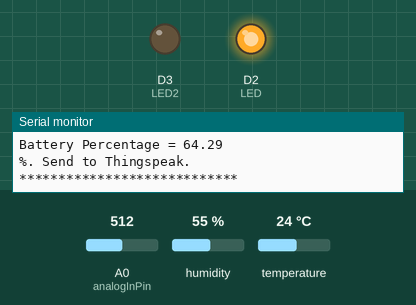
This sketch was run on a simulated ESP8266 (NodeMCU). Shown: output pins drawn as LEDs (lit = HIGH), the last lines printed to the serial monitor. The test bench sets the inputs (shaded band); at power-on: humidity 55 %, temperature 24 °C, A0 (analogInPin) = 512. WiFi joins after 1.5 s; servers stay silent unless stated.

Above: at 2.7 s.
2.8 s: humidity set to 79 %
5.7 s: humidity set to 82 %
At 6.7 s:
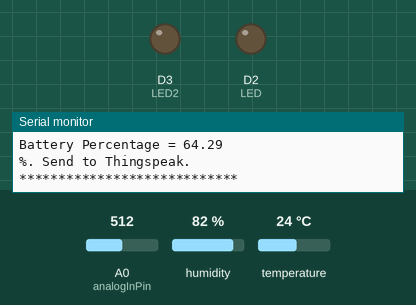
8.6 s: temperature set to 6.3 °C
11.5 s: temperature set to 5.3 °C
At 13.4 s:
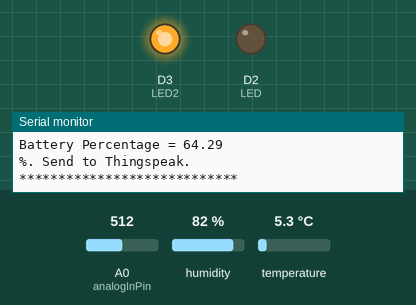
14.4 s: humidity set to 22 %
At 15.6 s:
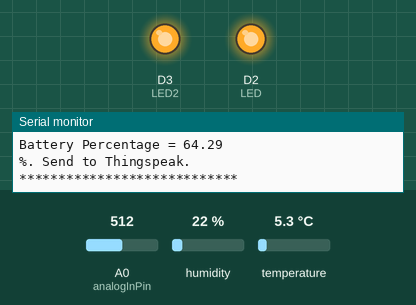
17.3 s: humidity set to 88 %
At 20.1 s:
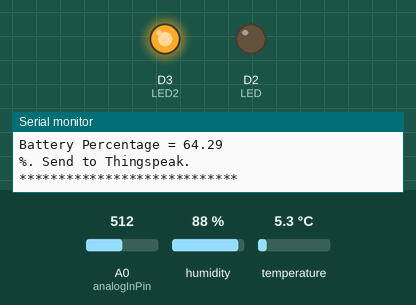
Timing chart, 0 to 21.6 s (numbered marks = the images above; inputs shaded):
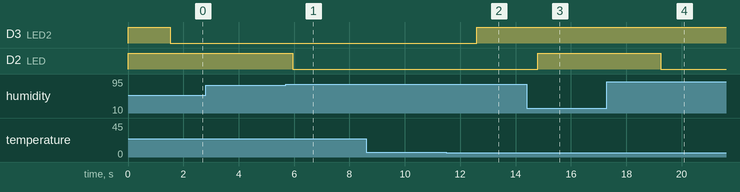

Measured:
- the behaviour switches between 80 and 81 % on humidity (found by bisection; images 0 and 1)
- the behaviour switches between 6.1 and 6 °C on temperature (found by bisection; images 1 and 2)
- after the input at 5.7 s, D2 (LED): HIGH → LOW after 0.25 s
- after the input at 11.5 s, D3 (LED2): LOW → HIGH after 1.1 s
- after the input at 14.4 s, D2 (LED): LOW → HIGH after 0.41 s
- after the input at 17.3 s, D2 (LED): HIGH → LOW after 1.9 s

The sketch:

tnhsystem.ino
```cpp
#include <DHT.h>  // Including library for dht
#include <ESP8266WiFi.h>

String apiKey = "PJWE9YUUN6KYG4YO";  //  Enter your Write API key from ThingSpeak

const char* ssid = "yap";  // replace with your wifi ssid and wpa2 key
const char* pass = "12345678";
const char* server = "api.thingspeak.com";

#define LED D2 // Led in NodeMCU at pin GPIO5 (D1).
#define LED2 D3 // Led in NodeMCU at pin GPIO2 (D2).
#define DHTPIN 2
// Initialize DHT sensor.
DHT dht(DHTPIN, DHT22);

#define USE_NODE_MCU_BOARD
float voltage;
int analogInPin = A0;      // Analog input pin
float sensorValue;         // Analog Output of Sensor
float calibration = 0.40;  // Check Battery voltage using multimeter & add/subtract the value
float bat_percentage;


WiFiClient client;

void setup() {
  Serial.begin(115200);
  digitalWrite(LED, HIGH);
  digitalWrite(LED2, HIGH);
  pinMode(LED, OUTPUT); // set the digital pin as output.
  pinMode(LED2, OUTPUT); // set the digital pin as output.
  delay(10);
  dht.begin();

  Serial.println("Connecting to ");
  Serial.println(ssid);


  WiFi.begin(ssid, pass);

  while (WiFi.status() != WL_CONNECTED) {
    delay(500);
    Serial.print(".");
  }
  Serial.println("");
  Serial.println("WiFi connected");
}

void loop() {

  float h = dht.readHumidity();
  float t = dht.readTemperature();

    //  Temperature and humidity Indicators
    if ((t <= 32) && (h <= 80)){
    digitalWrite(LED, HIGH); // turn the LED on.
    Serial.println("GREEN LED ON");
    } else {
    digitalWrite(LED, LOW); // turn the LED off.
    Serial.println("GREEN LED OFF");
    }

    if ((t >= 33) && (h >= 86)){
    digitalWrite(LED2, HIGH); // turn the LED on.
    Serial.println("RED >> LED2 ON");
    } else if ((t <= 6) && (h <= 86)){
    digitalWrite(LED2, HIGH); // turn the LED on.
    Serial.println("RED >< LED2 ON");
    } else if ((t <= 6) && (h >= 86)){
    digitalWrite(LED2, HIGH); // turn the LED on.
    Serial.println("RED >< LED2 ON");
    } else if ((t <= 33) && (h >= 86)){
    digitalWrite(LED2, HIGH); // turn the LED on.
    Serial.println("RED <> LED2 ON");
    } else {
    digitalWrite(LED2, LOW); // turn the LED off.
    Serial.println("RED LED2 OFF");
    }

  if (isnan(h) || isnan(t)) {
    Serial.println("Failed to read from DHT sensor!");
    return;
  }

  if (client.connect(server, 80))  //   "184.106.153.149" or api.thingspeak.com
  {
    sensorValue = analogRead(analogInPin);
    float voltage = (((sensorValue * 3.3) / 1024) * 2 + calibration);  //multiply by two as voltage divider network is 100K & 100K Resistor

    bat_percentage = mapfloat(voltage, 2.8, 4.2, 0, 100);  //2.8V as Battery Cut off Voltage & 4.2V as Maximum Voltage

    if (bat_percentage >= 100) {
      bat_percentage = 100;
    }
    if (bat_percentage <= 0) {
      bat_percentage = 1;
    }

    String postStr = apiKey;
    postStr += "&field1=";
    postStr += String(t + 1.2);
    postStr += "&field2=";
    postStr += String(h - 7.2);
    postStr += "&field3=";
    postStr += String(voltage);
    postStr += "&field4=";
    postStr += String(bat_percentage);

    postStr += "\r\n\r\n";

    client.print("POST /update HTTP/1.1\n");
    client.print("Host: api.thingspeak.com\n");
    client.print("Connection: close\n");
    client.print("X-THINGSPEAKAPIKEY: " + apiKey + "\n");
    client.print("Content-Type: application/x-www-form-urlencoded\n");
    client.print("Content-Length: ");
    client.print(postStr.length());
    client.print("\n\n");
    client.print(postStr);

    //Print data on serial monitor
    Serial.print("Temperature: ");
    Serial.print(t);
    Serial.println(" *C");

    Serial.print("Humidity: ");
    Serial.print(h);
    Serial.println(" %");

    Serial.print("Analog Value = ");
    Serial.println(sensorValue);
    Serial.print("Output Voltage = ");
    Serial.println(voltage);
    Serial.print("Battery Percentage = ");
    Serial.println(bat_percentage);

    Serial.println("%. Send to Thingspeak.");

    Serial.println();
    Serial.println("****************************");
    Serial.println();
    delay(1000);
  }

  client.stop();
  Serial.println("Sending...");
  // thingspeak needs minimum 15 sec delay between updates
  delay(1000);
}
float mapfloat(float x, float in_min, float in_max, float out_min, float out_max) {
  return (x - in_min) * (out_max - out_min) / (in_max - in_min) + out_min;
}
```
